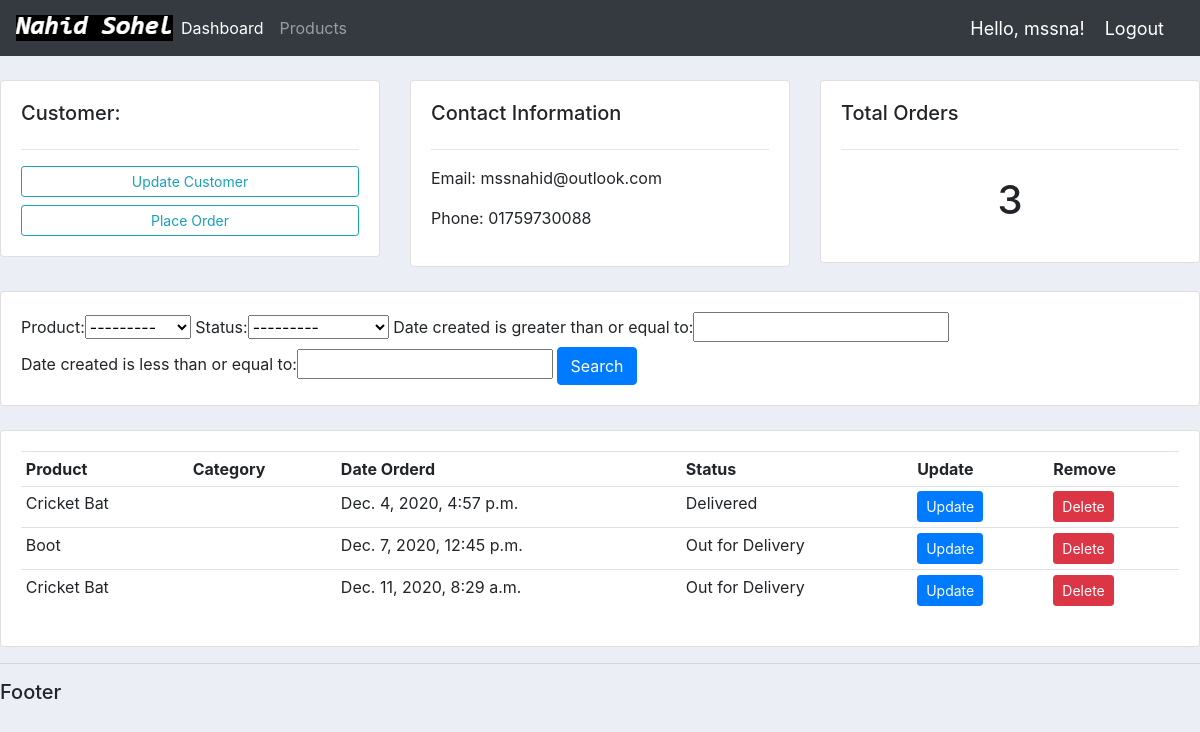
The app's page /customer/1/ (signed in) with its own data.
### accounts/models.py (models this page shows, shortened)
class Customer(models.Model):
    name = models.CharField(max_length=200, null=True)
    phone = models.CharField(max_length=200, null=True)
    email = models.CharField(max_length=200, null=True)
    date_created = models.DateTimeField(auto_now_add=True, null=True)

class Order(models.Model):
    STATUS = (
        ('Pending', 'Pending'),
        ('Out for Delivery', 'Out for Delivery'),
        ('Delivered', 'Delivered'),
    )
    customer = models.ForeignKey(Customer, null=True, on_delete=models.SET_NULL)
    product = models.ForeignKey(Product, null=True, on_delete=models.SET_NULL)
    date_created = models.DateTimeField(auto_now_add=True, null=True)
    status = models.CharField(max_length=200, null=True, choices=STATUS)

class Product(models.Model):
    CATEGORY = (
        ('Indoor', 'Indoor'),
        ('Out Door', 'Out Door'),
    )
    name = models.CharField(max_length=200, null=True)
    price = models.FloatField(null=True)
    category = models.CharField(max_length=200, null=True, choices=CATEGORY)
    description = models.CharField(max_length=200, null=True)
    date_created = models.DateTimeField(auto_now_add=True, null=True)
    tags = models.ManyToManyField(Tag)
    def __str__(self):
        return self.name

### accounts/decorators.py (the view)
        def wrapper_func(request, *args, **kwargs):
            group = None
            if request.user.groups.exists():
                group = request.user.groups.all()[0].name
                if group in allowed_roles:
                    return view_func(request, *args, **kwargs)
                else:
                    return HttpResponse("You are you allowed here!")

### accounts/views.py (called while the page is built)
@login_required(login_url='accounts:login')
@allowed_users(allowed_roles=['admin'])
def customer(request, request_id):
    customer = Customer.objects.get(id=request_id)
    orders = customer.order_set.all()
    num_of_orders = orders.count()
    myFilter = OrderFilter(request.GET, queryset=orders)
    orders = myFilter.qs
    context = {"customer": customer, "orders": orders, "num_of_orders": num_of_orders, 'myFilter': myFilter }
    return render(request, 'accounts/customer.html', context)

### accounts/templates/accounts/customer.html
{% extends 'accounts/main.html' %}
{% block  content %}
<br>
<div class="row">
	<div class="col-md">
		<div class="card card-body">
			<h5>Customer:</h5>
			<hr>
			<a class="btn btn-outline-info  btn-sm btn-block" href="">Update Customer</a>
			<a class="btn btn-outline-info  btn-sm btn-block" href="{% url 'accounts:createOrder' customer.id %}">Place Order</a>
		</div>
	</div>
	<div class="col-md">
		<div class="card card-body">
			<h5>Contact Information</h5>
			<hr>
			<p>Email: {{ customer.email }}</p>
			<p>Phone: {{ customer.phone }}</p>
		</div>
	</div>
	<div class="col-md">
		<div class="card card-body">
			<h5>Total Orders</h5>
			<hr>
			<h1 style="text-align: center;padding: 10px">{{ num_of_orders }}</h1>
		</div>
	</div>
</div>
<br>
<div class="row">
	<div class="col">
		<div class="card card-body">
			<form method="get">
				{{ myFilter.form }}
		    <button class="btn btn-primary" type="submit">Search</button>
		  </form>
		</div>
	</div>
</div>
<br>
<div class="row">
	<div class="col-md">
		<div class="card card-body">
			<table class="table table-sm">
				<tr>
					<th>Product</th>
					<th>Category</th>
					<th>Date Orderd</th>
					<th>Status</th>
					<th>Update</th>
					<th>Remove</th>
				</tr>
				{% for order in orders %}
				<tr>
					<td>{{ order.product }}</td>
					<td>{{ order.Product.category }}</td>
					<td>{{ order.date_created }}</td>
					<td>{{ order.status }}</td>
				<td><a class="btn btn-sm btn-primary" href="{% url 'accounts:updateOrder' order.id %}">Update</a></td>
                <td><a class="btn btn-sm btn-danger" href="{% url 'accounts:deleteOrder' order.id %}">Delete</a></td>
				</tr>
				{% endfor %}
			</table>
		</div>
	</div>
</div>
{% endblock %}

### accounts/templates/accounts/navbar.html (shortened to what this page needs)
{% load static %}
<nav class="navbar navbar-expand-lg navbar-dark bg-dark">
 <img src="{% static 'images/name.png' %}" alt="Name Logo">
  <div class="collapse navbar-collapse" id="navbarNav">
    <ul class="navbar-nav">
      {% if request.user.is_staff %}
      <li class="nav-item active">
        <a class="nav-link" href="{% url 'accounts:home' %}">Dashboard</a>
      </li>
      <li class="nav-item">
        <a class="nav-link" href="{% url 'accounts:products' %}">Products</a>
      </li>
      {% endif %}
    </ul>
  </div>
  <span class="hello-msg">Hello, {{ request.user }}!</span>
  <span><a class="hello-msg" href="{% url 'accounts:logout' %}">Logout</a></span>
</nav>

### static/css/main.css (style rules this page uses)
body { background-color: #ebeff5; }

### accounts/templates/accounts/navbar.html (style rules this page uses)
.hello-msg { font-size: 18px; color: #fff; margin-right: 20px; }

### records on screen
Customer: email "mssnahid@outlook.com", phone "01759730088"
Order: product "Cricket Bat", date_created "Dec. 4, 2020, 4:57 p.m.", status "Delivered"
Order: product "Boot", date_created "Dec. 7, 2020, 12:45 p.m.", status "Out for Delivery"
Order: product "Cricket Bat", date_created "Dec. 11, 2020, 8:29 a.m.", status "Out for Delivery"

### other values on screen
{{ request.user }} "mssna"
{{ num_of_orders }} "3"
